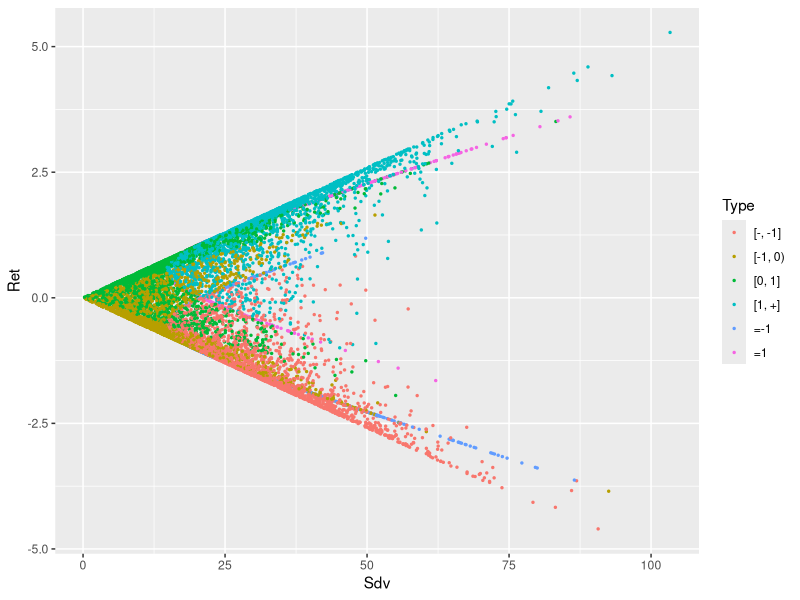
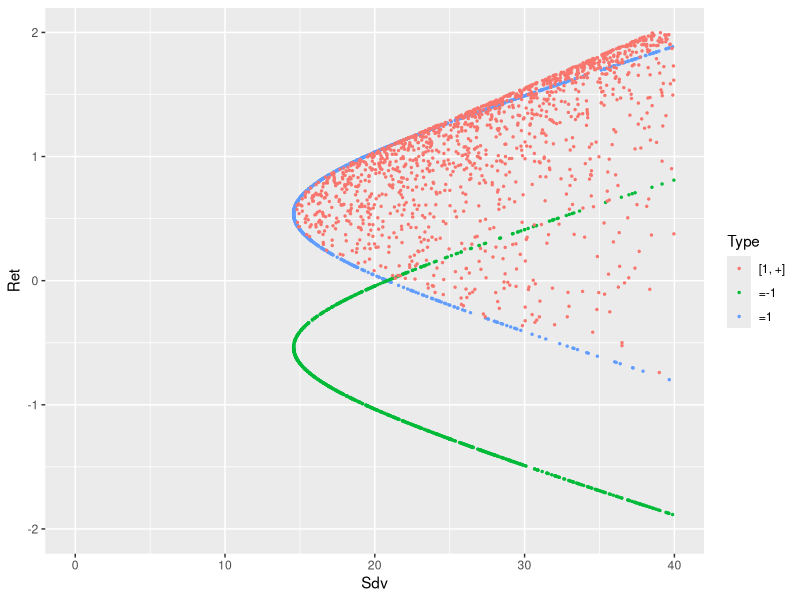
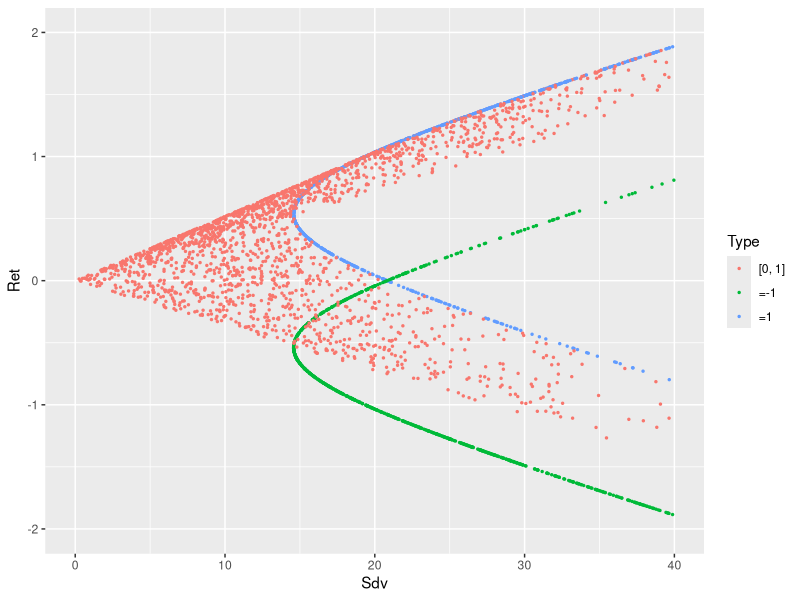
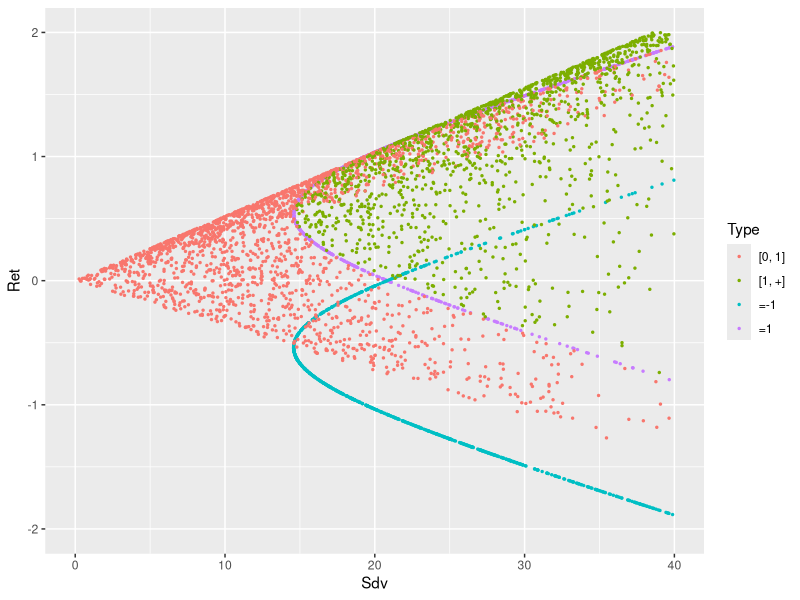
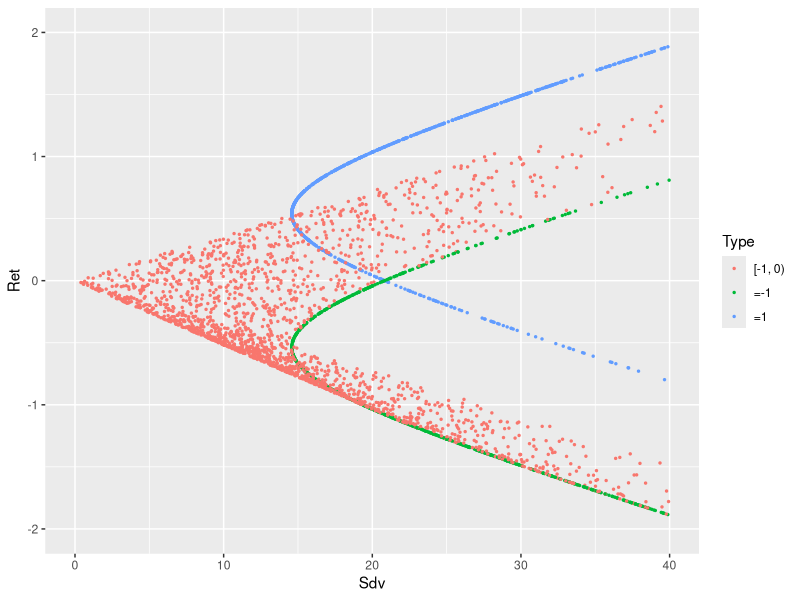
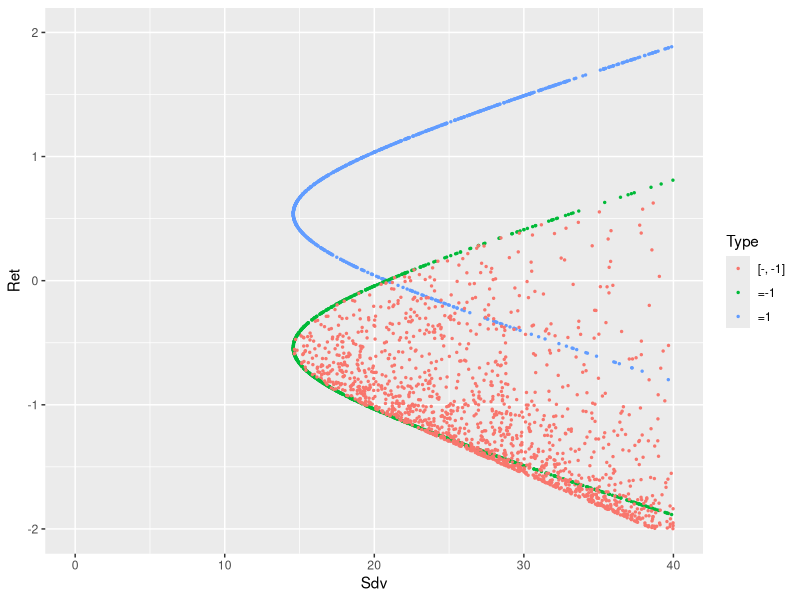
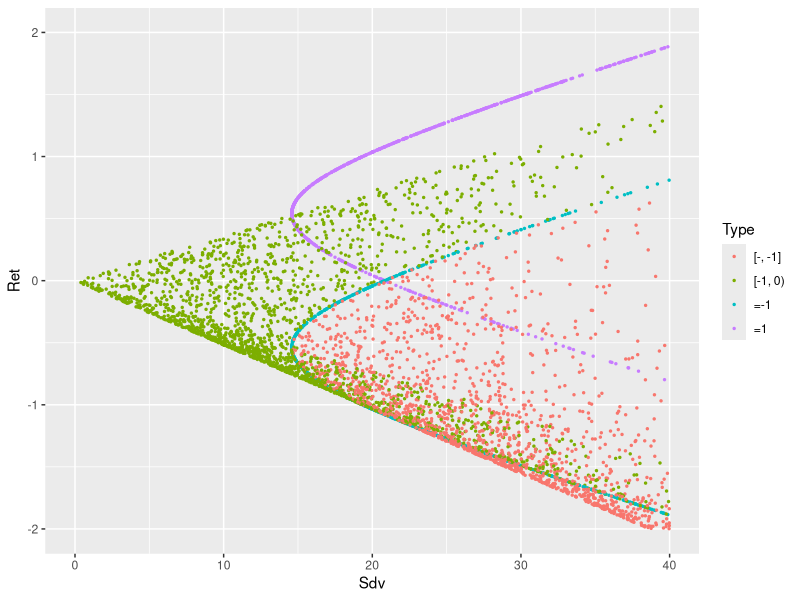
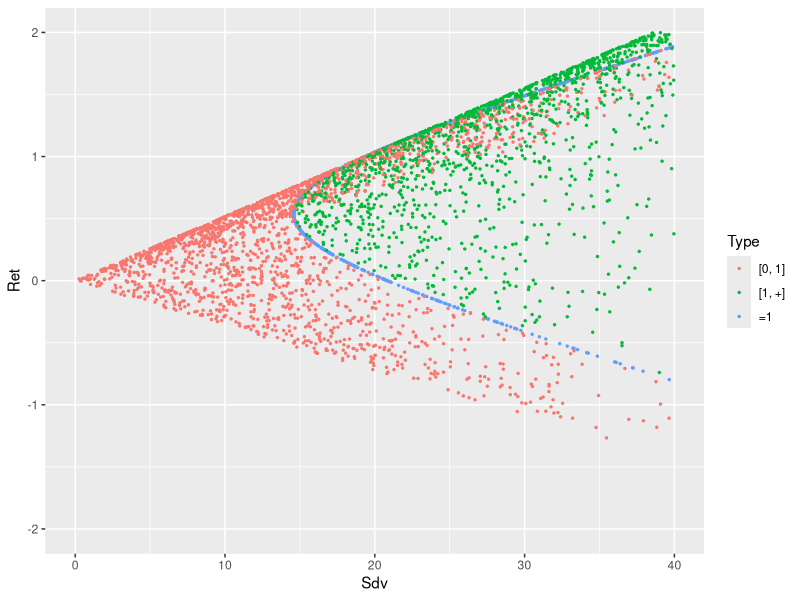

Recreate these plots in R, in order.
## ---- chunk 1
knitr::opts_chunk$set(echo = TRUE)
## ---- chunk 2
library(ggplot2)
library(tibble)
## ---- chunk 3
# Limpa variaveis
rm(list=ls())
## ---- chunk 4
# gera retorno para dois ativos com risco
R_p = c(10.33, 11.12)

# GEra o retornor de Renda Fixa
rf = 10

# Calcula o retorno líquido
R_net = R_p - rf
## ---- chunk 5
# Determina a matrix de Variancia e covariancia para os ativos de risco
Omega = matrix(NA, ncol=2, nrow=2)
Omega[1,] = c(245.862, 120.148)
Omega[2,] = c(120.148, 469.590)
## ---- chunk 6
# Realiza o sorteio dos pesos de uma normal padrao
sampleSize = 1e4
weights = matrix(NA, ncol = 2, nrow=sampleSize)
weights[,1] = rnorm(sampleSize, mean = 0, sd = 1)
weights[,2] = rnorm(sampleSize, mean = 0, sd = 1)

# forca os pesos serem iguais a 1 e -1
n=1e3
weights[1:n,2] = 1-weights[1:n,1]
weights[n+1:n+n,2] = -1-weights[n+1:n+n,1]
## ---- chunk 7
R_c = matrix(NA, ncol = 1, nrow=sampleSize)
Var_c = matrix(NA, ncol = 1, nrow=sampleSize)

for (i in 1:sampleSize){
  w_i = as.matrix(weights[i,])

  R_c[i,1] = t(w_i) %*% R_net;
  Var_c[i,1] = t(w_i) %*% Omega %*% w_i
}
## ---- chunk 8

# soma as linhas
RS = rowSums(weights)

# Organiza os dados em um data frame.
data = data.frame("Sdv"=Var_c^0.5,"Ret"=R_c, "Type" = NA)
data = as.tibble(data)

# classifica os dados
data[RS>1,3]= "[1, +]"
data[RS==1,3]= "=1"
data[RS<1,3]= "[0, 1]"
data[RS<0,3]= "[-1, 0)"
data[RS==-1,3]= "=-1"
data[RS< -1,3]= "[-, -1]"

# remove variaveis que nao serao mais utilizadas
rm(list = c("RS", "w_i"))

# cria os filtros de selecao
s1 = (data[,"Type"] == "[1, +]")
s2 = (data[,"Type"] == "=1")
s3 = (data[,"Type"] == "[0, 1]")
s4 = (data[,"Type"] == "[-1, 0)")
s5 = (data[,"Type"] == "=-1")
s6 = (data[,"Type"] == "[-, -1]")

## ---- chunk 9
ggplot(data, aes(x=Sdv, y=Ret, color=Type)) + geom_point(size=0.5) 
## ---- chunk 10
ggplot(data[s1|s2|s5,], aes(x=Sdv, y=Ret, color=Type)) + geom_point(size=0.5) + ylim(c(-2,2))  + xlim(c(0,40))
## ---- chunk 11
ggplot(data[s3|s2|s5,], aes(x=Sdv, y=Ret, color=Type)) + geom_point(size=0.5) + ylim(c(-2,2))  + xlim(c(0,40))
## ---- chunk 12
ggplot(data[s1|s3|s2|s5,], aes(x=Sdv, y=Ret, color=Type)) + geom_point(size=0.5) + ylim(c(-2,2))  + xlim(c(0,40))
## ---- chunk 13
ggplot(data[s4|s2|s5,], aes(x=Sdv, y=Ret, color=Type)) + geom_point(size=0.5) + ylim(c(-2,2))  + xlim(c(0,40))
ggplot(data[s6|s2|s5,], aes(x=Sdv, y=Ret, color=Type)) + geom_point(size=0.5) + ylim(c(-2,2))  + xlim(c(0,40))
ggplot(data[s4|s6|s2|s5,], aes(x=Sdv, y=Ret, color=Type)) + geom_point(size=0.5) + ylim(c(-2,2))  + xlim(c(0,40))
## ---- chunk 14
ggplot(data[s3|s2|s1,], aes(x=Sdv, y=Ret, color=Type)) + geom_point(size=0.5) + ylim(c(-2,2))  + xlim(c(0,40))
